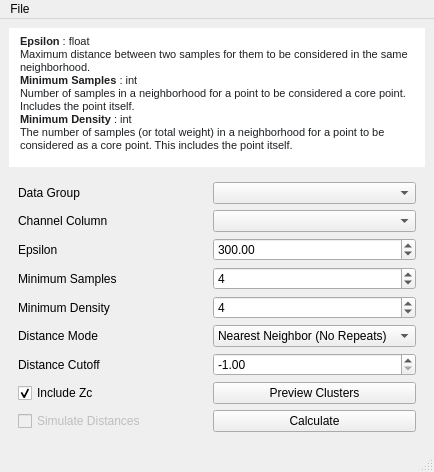
<?xml version="1.0" encoding="UTF-8"?>
<ui version="4.0">
 <class>MainWindow</class>
 <widget class="QMainWindow" name="MainWindow">
  <property name="geometry">
   <rect>
    <x>0</x>
    <y>0</y>
    <width>434</width>
    <height>472</height>
   </rect>
  </property>
  <property name="windowTitle">
   <string>Synapse Analysis</string>
  </property>
  <widget class="QWidget" name="centralwidget">
   <layout class="QVBoxLayout" name="verticalLayout">
    <item>
     <widget class="QTextBrowser" name="textBrowser">
      <property name="enabled">
       <bool>true</bool>
      </property>
      <property name="sizePolicy">
       <sizepolicy hsizetype="Expanding" vsizetype="Expanding">
        <horstretch>0</horstretch>
        <verstretch>0</verstretch>
       </sizepolicy>
      </property>
      <property name="maximumSize">
       <size>
        <width>16777215</width>
        <height>16777215</height>
       </size>
      </property>
      <property name="palette">
       <palette>
        <active>
         <colorrole role="Base">
          <brush brushstyle="SolidPattern">
           <color alpha="255">
            <red>240</red>
            <green>240</green>
            <blue>240</blue>
           </color>
          </brush>
         </colorrole>
        </active>
        <inactive>
         <colorrole role="Base">
          <brush brushstyle="SolidPattern">
           <color alpha="255">
            <red>255</red>
            <green>255</green>
            <blue>255</blue>
           </color>
          </brush>
         </colorrole>
        </inactive>
        <disabled>
         <colorrole role="Base">
          <brush brushstyle="SolidPattern">
           <color alpha="255">
            <red>240</red>
            <green>240</green>
            <blue>240</blue>
           </color>
          </brush>
         </colorrole>
        </disabled>
       </palette>
      </property>
      <property name="frameShape">
       <enum>QFrame::NoFrame</enum>
      </property>
      <property name="frameShadow">
       <enum>QFrame::Plain</enum>
      </property>
      <property name="verticalScrollBarPolicy">
       <enum>Qt::ScrollBarAlwaysOff</enum>
      </property>
      <property name="horizontalScrollBarPolicy">
       <enum>Qt::ScrollBarAlwaysOff</enum>
      </property>
      <property name="html">
       <string>&lt;!DOCTYPE HTML PUBLIC &quot;-//W3C//DTD HTML 4.0//EN&quot; &quot;http://www.w3.org/TR/REC-html40/strict.dtd&quot;&gt;
&lt;html&gt;&lt;head&gt;&lt;meta name=&quot;qrichtext&quot; content=&quot;1&quot; /&gt;&lt;style type=&quot;text/css&quot;&gt;
p, li { white-space: pre-wrap; }
&lt;/style&gt;&lt;/head&gt;&lt;body style=&quot; font-family:'MS Shell Dlg 2'; font-size:8.25pt; font-weight:400; font-style:normal;&quot;&gt;
&lt;table border=&quot;0&quot; style=&quot; margin-top:0px; margin-bottom:10px; margin-left:0px; margin-right:0px;&quot; cellspacing=&quot;2&quot; cellpadding=&quot;0&quot; bgcolor=&quot;#ffffff&quot;&gt;
&lt;tr&gt;
&lt;td bgcolor=&quot;#ffffff&quot; style=&quot; vertical-align:top; padding-left:5; padding-right:8; padding-top:1; padding-bottom:1;&quot;&gt;
&lt;p style=&quot; margin-top:16px; margin-bottom:1px; margin-left:0px; margin-right:0px; -qt-block-indent:0; text-indent:0px;&quot;&gt;&lt;span style=&quot; font-family:'Helvetica,Arial,sans-serif'; font-size:8pt; font-weight:600; color:#1d1f22;&quot;&gt;Epsilon&lt;/span&gt;&lt;span style=&quot; font-family:'Helvetica,Arial,sans-serif'; font-size:8pt; color:#1d1f22;&quot;&gt; : float&lt;br /&gt;Maximum distance between two samples for them to be considered in the same neighborhood.&lt;br /&gt;&lt;/span&gt;&lt;span style=&quot; font-family:'Helvetica,Arial,sans-serif'; font-size:8pt; font-weight:600; color:#1d1f22;&quot;&gt;Minimum Samples&lt;/span&gt;&lt;span style=&quot; font-family:'Helvetica,Arial,sans-serif'; font-size:8pt; color:#1d1f22;&quot;&gt; : int&lt;br /&gt;Number of samples in a neighborhood for a point to be considered a core point. Includes the point itself.&lt;br /&gt;&lt;/span&gt;&lt;span style=&quot; font-family:'Helvetica,Arial,sans-serif'; font-size:8pt; font-weight:600; color:#1d1f22;&quot;&gt;Minimum Density&lt;/span&gt;&lt;span style=&quot; font-family:'Helvetica,Arial,sans-serif'; font-size:8pt; color:#1d1f22;&quot;&gt; : int&lt;br /&gt;The number of samples (or total weight) in a neighborhood for a point to be considered as a core point. This includes the point itself.&lt;/span&gt;&lt;/p&gt;&lt;/td&gt;&lt;/tr&gt;&lt;/table&gt;&lt;/body&gt;&lt;/html&gt;</string>
      </property>
     </widget>
    </item>
    <item>
     <widget class="QWidget" name="widget" native="true">
      <layout class="QGridLayout" name="gridLayout_4">
       <item row="0" column="1">
        <widget class="QComboBox" name="allCombo"/>
       </item>
       <item row="0" column="0">
        <widget class="QLabel" name="label_7">
         <property name="text">
          <string>Data Group</string>
         </property>
        </widget>
       </item>
       <item row="9" column="1">
        <widget class="QPushButton" name="previewBtn">
         <property name="text">
          <string>Preview Clusters</string>
         </property>
        </widget>
       </item>
       <item row="2" column="0">
        <widget class="QLabel" name="label_9">
         <property name="text">
          <string>Epsilon</string>
         </property>
        </widget>
       </item>
       <item row="1" column="1">
        <widget class="QComboBox" name="allChannel"/>
       </item>
       <item row="1" column="0">
        <widget class="QLabel" name="label_8">
         <property name="text">
          <string>Channel Column</string>
         </property>
        </widget>
       </item>
       <item row="10" column="0">
        <widget class="QCheckBox" name="allSimulateDistancesCheck">
         <property name="enabled">
          <bool>false</bool>
         </property>
         <property name="text">
          <string>Simulate Distances</string>
         </property>
        </widget>
       </item>
       <item row="10" column="1">
        <widget class="QPushButton" name="allClusterBtn">
         <property name="text">
          <string>Calculate</string>
         </property>
        </widget>
       </item>
       <item row="9" column="0">
        <widget class="QCheckBox" name="allZcCheck">
         <property name="text">
          <string>Include Zc</string>
         </property>
         <property name="checked">
          <bool>true</bool>
         </property>
        </widget>
       </item>
       <item row="3" column="1">
        <widget class="QSpinBox" name="allMinSamples">
         <property name="toolTip">
          <string>&lt;html&gt;&lt;head/&gt;&lt;body&gt;&lt;p&gt;Minimum number of points a cluster must contain to be considered&lt;/p&gt;&lt;/body&gt;&lt;/html&gt;</string>
         </property>
         <property name="value">
          <number>4</number>
         </property>
        </widget>
       </item>
       <item row="5" column="1">
        <widget class="QSpinBox" name="allMinDensity">
         <property name="toolTip">
          <string>&lt;html&gt;&lt;head/&gt;&lt;body&gt;&lt;p&gt;Minimum points within epsilon that a point must contain to be considered for clustering.&lt;/p&gt;&lt;/body&gt;&lt;/html&gt;</string>
         </property>
         <property name="maximum">
          <number>1000</number>
         </property>
         <property name="value">
          <number>4</number>
         </property>
        </widget>
       </item>
       <item row="3" column="0">
        <widget class="QLabel" name="label_11">
         <property name="text">
          <string>Minimum Samples</string>
         </property>
        </widget>
       </item>
       <item row="5" column="0">
        <widget class="QLabel" name="label_10">
         <property name="text">
          <string>Minimum Density</string>
         </property>
        </widget>
       </item>
       <item row="2" column="1">
        <widget class="QDoubleSpinBox" name="allEpsilon">
         <property name="toolTip">
          <string>&lt;html&gt;&lt;head/&gt;&lt;body&gt;&lt;p&gt;Maximum distance between points to consider them in the same cluster&lt;/p&gt;&lt;/body&gt;&lt;/html&gt;</string>
         </property>
         <property name="maximum">
          <double>10000.000000000000000</double>
         </property>
         <property name="value">
          <double>300.000000000000000</double>
         </property>
        </widget>
       </item>
       <item row="8" column="0">
        <widget class="QLabel" name="label">
         <property name="text">
          <string>Distance Cutoff</string>
         </property>
        </widget>
       </item>
       <item row="8" column="1">
        <widget class="QDoubleSpinBox" name="cutoffSpin">
         <property name="toolTip">
          <string>Set to -1 for no cutoff</string>
         </property>
         <property name="minimum">
          <double>-1.000000000000000</double>
         </property>
         <property name="maximum">
          <double>5000.000000000000000</double>
         </property>
         <property name="value">
          <double>-1.000000000000000</double>
         </property>
        </widget>
       </item>
       <item row="7" column="0">
        <widget class="QLabel" name="label_12">
         <property name="enabled">
          <bool>true</bool>
         </property>
         <property name="text">
          <string>Distance Mode</string>
         </property>
        </widget>
       </item>
       <item row="7" column="1">
        <widget class="QComboBox" name="allMode">
         <property name="enabled">
          <bool>true</bool>
         </property>
         <property name="toolTip">
          <string>&lt;html&gt;&lt;head/&gt;&lt;body&gt;&lt;p&gt;Nearest Neighbor (No Repeats): Iterates over the points in the channel with fewer centroids, collecting the closest pairs of points until all points are used or the next shortest distance exceeds the cutoff distance.&lt;/p&gt;&lt;p&gt;Closest Y to every X: Iterates over every point in the channel with more centroids, appends the shortest distance to a point of a different channel.&lt;/p&gt;&lt;p&gt;All Distances X-&amp;gt;Y: Iterates over the points in the channel with more centroids, appends the distance from every point in channel X to every point in channel Y, if the distance is less than the cutoff.&lt;/p&gt;&lt;/body&gt;&lt;/html&gt;</string>
         </property>
         <item>
          <property name="text">
           <string>Nearest Neighbor (No Repeats)</string>
          </property>
         </item>
         <item>
          <property name="text">
           <string>Closest Y to every X</string>
          </property>
         </item>
         <item>
          <property name="text">
           <string>All Distances X-&gt;Y</string>
          </property>
         </item>
        </widget>
       </item>
      </layout>
     </widget>
    </item>
   </layout>
  </widget>
  <widget class="QMenuBar" name="menubar">
   <property name="geometry">
    <rect>
     <x>0</x>
     <y>0</y>
     <width>434</width>
     <height>21</height>
    </rect>
   </property>
   <widget class="QMenu" name="menuFile">
    <property name="title">
     <string>File</string>
    </property>
    <addaction name="actionExport_Centroids"/>
    <addaction name="actionExport_Distances"/>
   </widget>
   <addaction name="menuFile"/>
  </widget>
  <widget class="QStatusBar" name="statusbar"/>
  <action name="actionExport_Centroids">
   <property name="text">
    <string>Export Centroids</string>
   </property>
  </action>
  <action name="actionExport_Distances">
   <property name="text">
    <string>Export Distances</string>
   </property>
  </action>
 </widget>
 <resources/>
 <connections/>
</ui>
